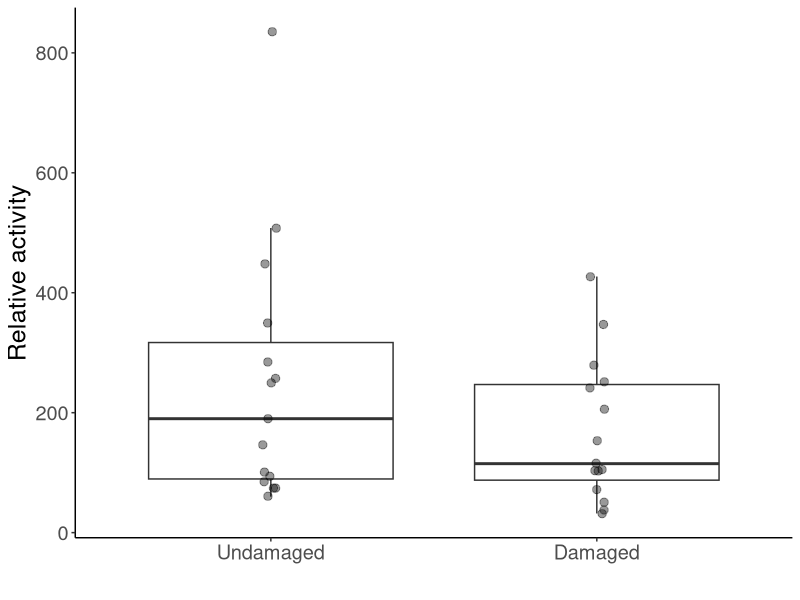
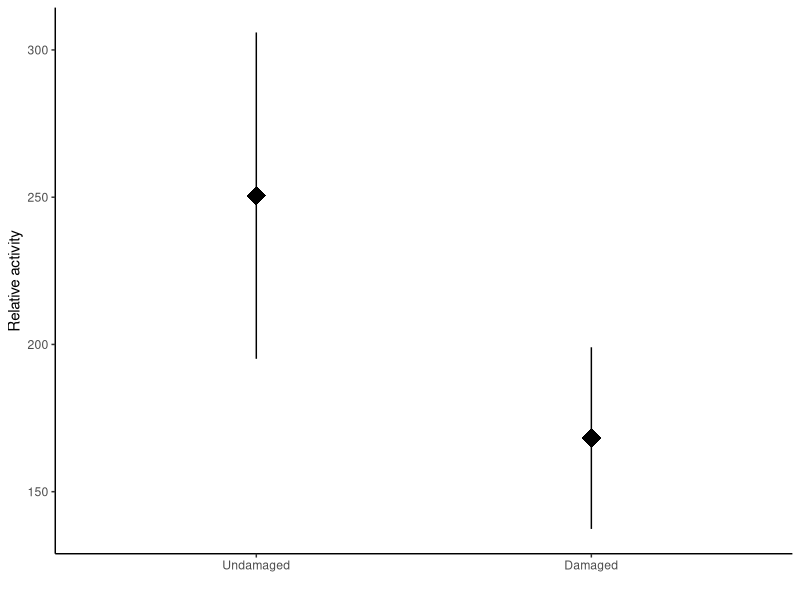
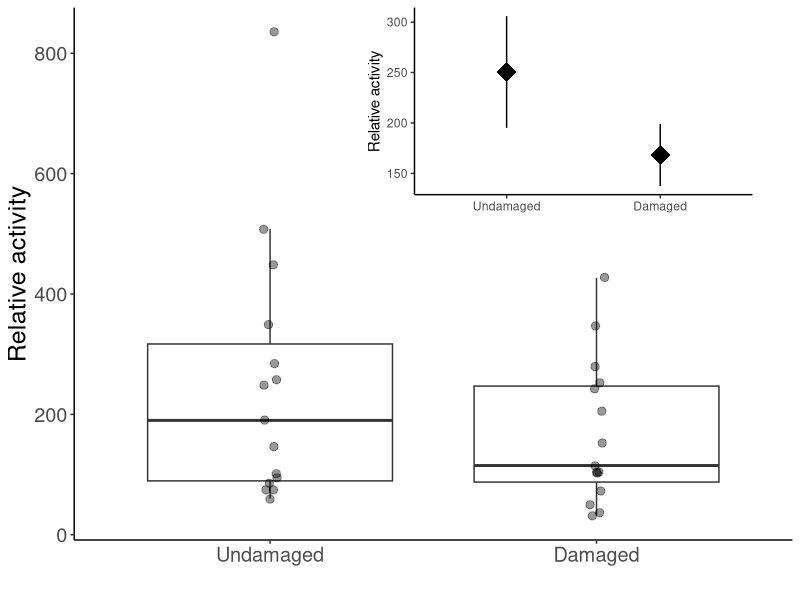
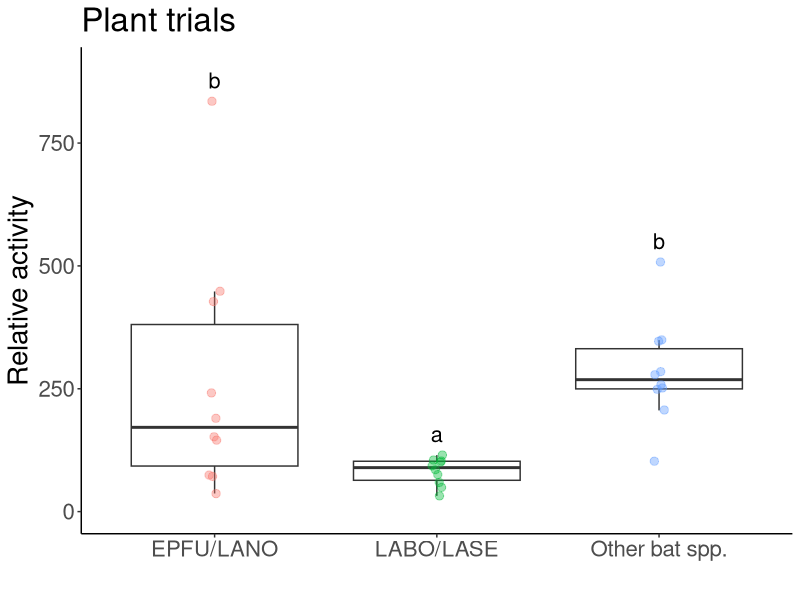
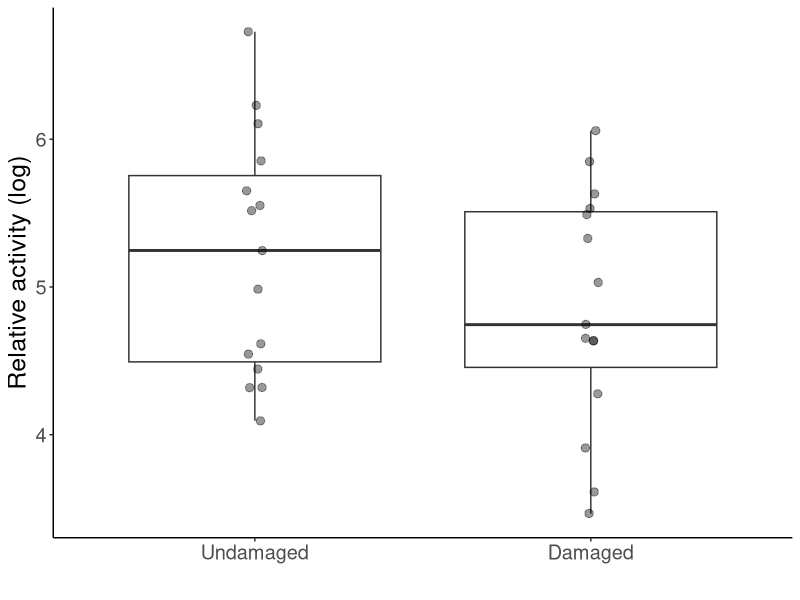
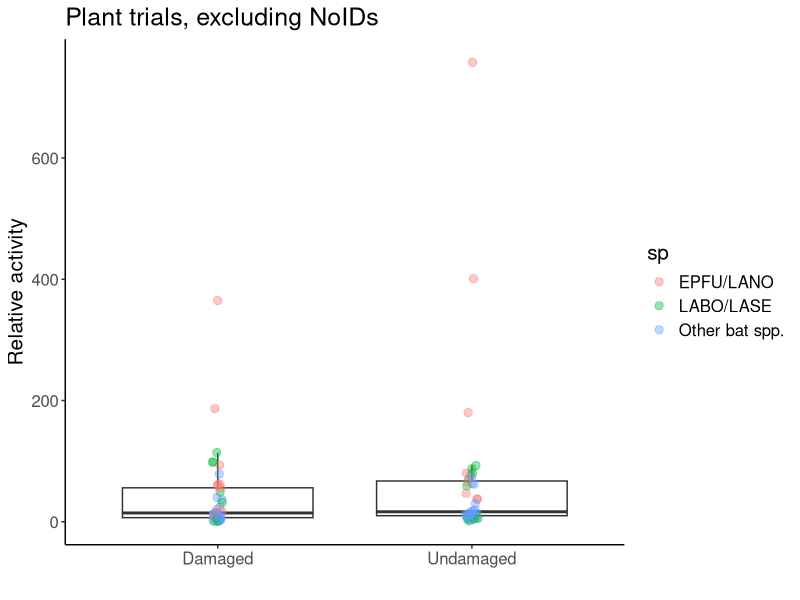
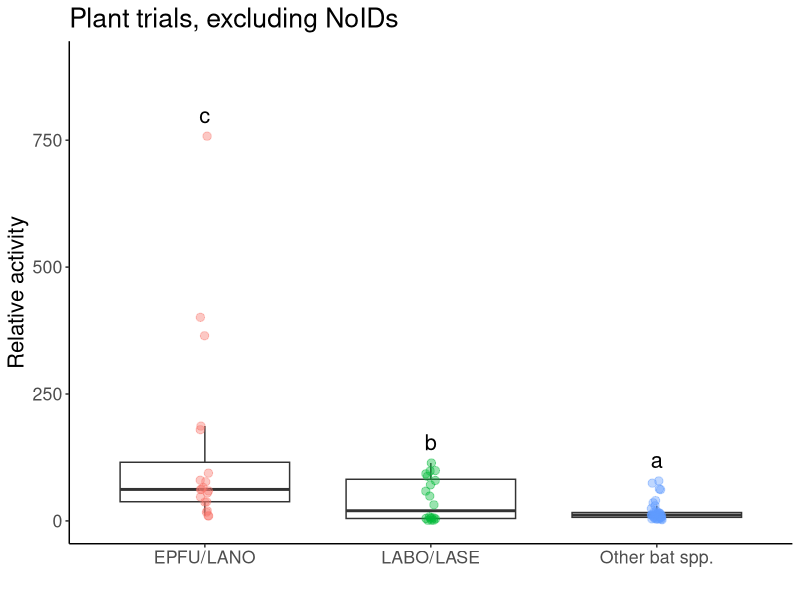
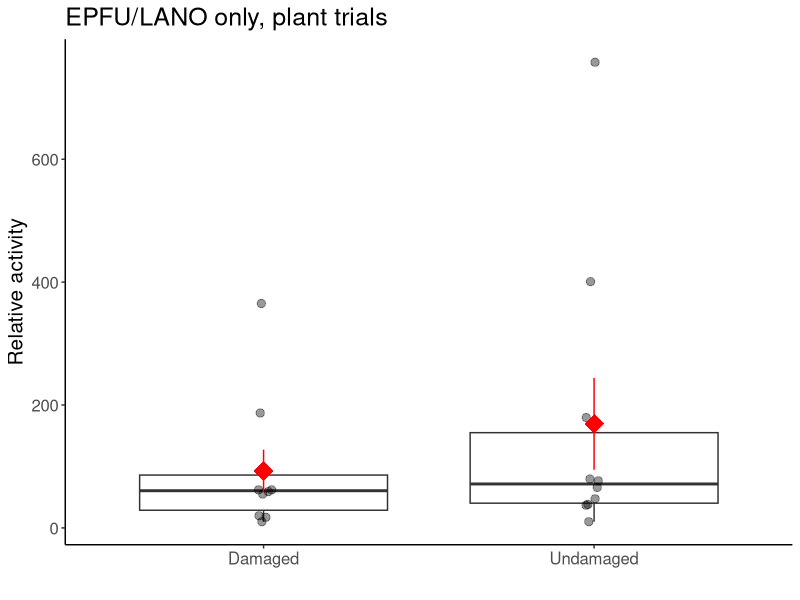

These charts were generated, in order, by the following R code:
#Load libraries
library(ggplot2)
library(lme4)
library(viridis)
library(car)
library(emmeans)
library(multcomp)
library(dplyr)
library(plyr)
library(tidyr)
library(cowplot)

# Data import and cleaning ------------------------------------------------

#SUMMARY DATA----
plant <- read.csv(file="plant_sum_noTABR.csv",head=TRUE)
plant[, 3:11][is.na(plant[, 3:11])] <- 0

##Gathering data — compounds from col to rows
plant1<-plant %>% gather(sp, activity, EPTFUS:NOID)
plant1$sp<-as.factor(plant1$sp)
levels(plant1$sp)
plant1<-aggregate(activity ~ treatment + sp + trial, dat=plant1, FUN=sum)

##GROUPING SPP WITH SIMILAR CALLS----
{plant2<-plant1
plant2$sp=as.character(plant2$sp)
plant2$sp[plant2$sp=="EPTFUS"]="EPFU/LANO"
plant2$sp[plant2$sp=="LASNOC"]="EPFU/LANO"
plant2$sp[plant2$sp=="LASBOR"]="LABO/LASE"
plant2$sp[plant2$sp=="LASSEM"]="LABO/LASE"
plant2$sp[plant2$sp=="LASCIN"]="Other bat spp."
plant2$sp[plant2$sp=="MYOLUC"]="Other bat spp."
plant2$sp[plant2$sp=="PERSUB"]="Other bat spp."
plant2$sp[plant2$sp=="NOID"]="Other bat spp."
plant2$sp[plant2$sp=="NYCHUM"]="Other bat spp."
}

plant3<-aggregate(activity ~ treatment + sp + trial, dat=plant2, FUN=sum)
plant3$log.act<-log(plant3$activity)

#Test for overdispersion function
overdisp_fun <- function(model) {
	rdf <- df.residual(model)
	rp <- residuals(model,type="pearson")
	Pearson.chisq <- sum(rp^2)
	prat <- Pearson.chisq/rdf
	pval <- pchisq(Pearson.chisq, df=rdf, lower.tail=FALSE)
	c(chisq=Pearson.chisq,ratio=prat,rdf=rdf,p=pval)
}

test1<-glmer(activity~treatment*sp+(1|trial), dat = plant3,family=poisson)
summary(test1)
overdisp_fun(test1)#overdispersed
shapiro.test(resid(test1))#normal

mod.p<-glmer.nb(activity~treatment*sp+(1|trial), dat = plant3)
Anova(mod.p)
#treatment chi=2.9491 p=0.08592, sp chi=31.6798 p<0.0001, interaxn chi=1.0503 p=0.59146

#contrasts
p1<-emmeans(mod.p,pairwise~sp, type="response")
cld(p1$emmeans,  Letters ='abcde')
#LABO/LASE a, EPFU/LANO & Other b

plant3.tab <- ddply(plant3, c("sp"), summarise,
					   N    = length(activity),
					   mean = mean(activity),
					   sd   = sd(activity),
					   se   = sd / sqrt(N))
plant3.tab
#(Other-LABO)/LABO
(283.6-82.0)/82.0
#2.46

#(EPFU/LANO-LABO)/LABO
(262.5-82.0)/82.0
#2.2

#LABO/LASE were 2.2 and 2.5 less active compared to EPFU/LANO and other bat species

plant3.n <- ddply(plant3, c("trial"), summarise,
					N    = length(activity),
					mean = mean(activity),
					sd   = sd(activity),
					se   = sd / sqrt(N))
plant3.n

##REMOVING NO IDS----
plant5<-plant1[plant1$sp != "NOID", ]  

{plant4<-plant5
	plant4$sp=as.character(plant4$sp)
	plant4$sp[plant4$sp=="EPTFUS"]="EPFU/LANO"
	plant4$sp[plant4$sp=="LASNOC"]="EPFU/LANO"
	plant4$sp[plant4$sp=="LASBOR"]="LABO/LASE"
	plant4$sp[plant4$sp=="LASSEM"]="LABO/LASE"
	plant4$sp[plant4$sp=="LASCIN"]="Other bat spp."
	plant4$sp[plant4$sp=="MYOLUC"]="Other bat spp."
	plant4$sp[plant4$sp=="PERSUB"]="Other bat spp."
	plant4$sp[plant4$sp=="NYCHUM"]="Other bat spp."
}


test2<-glmer(activity~treatment*sp+(1|trial), dat = plant4,family=poisson)
summary(test2)
shapiro.test(resid(test2))#non-normal, overdispersed

mod.p2<-glmer.nb(activity~treatment*sp+(1|trial), dat = plant4)
Anova(mod.p2)
#treatment p=0.22, sp p<0.001, interaxn p=0.67

#contrasts
p2<-emmeans(mod.p2,pairwise~sp, type="response")
cld(p2$emmeans,  Letters ='abcde')
#Other spp. a, LABO/LASE b, EPFU/LANO c

plant4.tab <- ddply(plant4, c("sp"), summarise,
					N    = length(activity),
					mean = mean(activity),
					sd   = sd(activity),
					se   = sd / sqrt(N))
plant4.tab
#(EPFU/LANO-Other)/other
(131.25-18.15)/18.15
#6.23, EPFU/LANO were 623% more active than Other spp.

#(EPFU/LANO-LABO)/LABO
(131.25-41)/41
#2.2, EPFU/LANO were 220% more active than LABO/LASE


##ONLY EPFU/LABO----
brown <- plant2[which(plant2$sp== 'EPFU/LANO'),]

test3<-glmer(activity~treatment+(1|trial), dat = brown,family=poisson)
shapiro.test(resid(test3))#normal
summary(test3)

mod.brown<-glmer.nb(activity~treatment+(1|trial), dat = brown)
Anova(mod.brown)
#treatment p=0.20

#GRAPHS----

#main graph (boxplots w/ data points)
plant.plot1<-ggplot(data=plant3, aes(x=treatment, y=activity))+ 
	geom_boxplot(outlier.shape = NA)+
	geom_point(position=position_jitter(width = 0.025), alpha=0.4, size=2.5)+
	theme_classic()+
	labs(x=" ", y="Relative activity")+
	theme(text = element_text(size=18))+
	scale_x_discrete(limits=c("U", "D"),
					 labels=c("Undamaged", "Damaged"))
plant.plot1

#small graph (means and SEs)
plant.small<-ggplot(data=plant3, aes(x=treatment, y=activity))+ 
	theme_classic()+
	labs(x=" ", y="Relative activity")+
	stat_summary(fun.data = "mean_se", size=1.5, shape="diamond")+
	scale_x_discrete(limits=c("U", "D"),
					 labels=c("Undamaged", "Damaged"))
plant.small

#graph with inlay
plant.with.inset <-
	ggdraw() +
	draw_plot(plant.plot1) +
	draw_plot(plant.small, x = 0.45, y = .6, width = .5, height = .4)
plant.with.inset

ggsave(filename = "plant.png", 
	   plot = plant.with.inset,
	   width = 17, 
	   height = 12,
	   units = "cm",
	   dpi = 300)

#species graph
ggplot(data=plant3, aes(x=sp, y=activity))+ 
	geom_boxplot(outlier.shape = NA)+
	geom_point(position=position_jitter(width = 0.025), alpha=0.4, size=2.5, aes(color=sp))+
	theme_classic()+
	labs(x=" ", y="Relative activity", title="Plant trials")+
	theme(text = element_text(size=20), legend.position = "none")+
	stat_summary(geom = 'text', label = c("b","a","b"),
				 fun = max, vjust = -0.8, size=5.5)+
	scale_y_continuous(limits = c(0,900))

#log transformed main graph (boxplots w/ data points)
plant.plot.log<-ggplot(data=plant3, aes(x=treatment, y=log.act))+ 
	geom_boxplot(outlier.shape = NA)+
	geom_point(position=position_jitter(width = 0.025), alpha=0.4, size=2.5)+
	theme_classic()+
	labs(x=" ", y="Relative activity (log)")+
	theme(text = element_text(size=18))+
	scale_x_discrete(limits=c("U", "D"),
					 labels=c("Undamaged", "Damaged"))
plant.plot.log

#NO NOID GRAPH----
ggplot(data=plant4, aes(x=treatment, y=activity))+ 
	geom_boxplot(outlier.shape = NA)+
	geom_point(position=position_jitter(width = 0.025), alpha=0.4, size=2.5, aes(color=sp))+
	theme_classic()+
	labs(x=" ", y="Relative activity",
		 title = "Plant trials, excluding NoIDs")+
	theme(text = element_text(size=15), legend.title = )+
	scale_x_discrete(labels=c("Damaged", "Undamaged"))

ggplot(data=plant4, aes(x=sp, y=activity))+ 
	geom_boxplot(outlier.shape = NA)+
	geom_point(position=position_jitter(width = 0.025), alpha=0.4, size=2.5, aes(color=sp))+
	theme_classic()+
	labs(x=" ", y="Relative activity", title="Plant trials, excluding NoIDs")+
	theme(text = element_text(size=16), legend.position = "none")+
	stat_summary(geom = 'text', label = c("c","b","a"),
				 fun = max, vjust = -0.8, size=5.5)+
	scale_y_continuous(limits = c(0,900))

#BIG BROWN GRAPH----
ggplot(data=brown, aes(x=treatment, y=activity))+ 
	geom_boxplot(outlier.shape = NA)+
	geom_point(position=position_jitter(width = 0.025), alpha=0.4, size=2.5)+
	stat_summary(fun.data = "mean_se", colour="red", size=1.5, shape="diamond")+
	theme_classic()+
	labs(x=" ", y="Relative activity",
		 title = "EPFU/LANO only, plant trials")+
	theme(text = element_text(size=15), legend.title = )+
	scale_color_viridis(discrete = T, option = "D")+
	scale_x_discrete(labels=c("Damaged", "Undamaged"))
